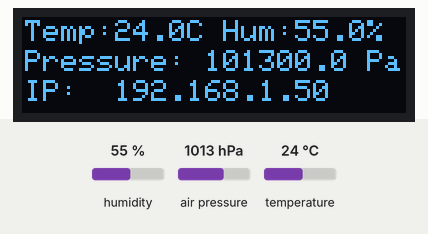
The sketch below on a simulated ESP32. On the bench: 128×32 one-colour display. The inputs (shaded band) are chosen by the test bench; at power-on: humidity 55 %, air pressure 1013 hPa, temperature 24 °C. WiFi joins after 1.5 s; servers stay silent unless stated; what the sketch prints to the serial monitor is not drawn.

Above: at 7.7 s.
7.8 s: humidity set to 22 %
At 13.2 s:
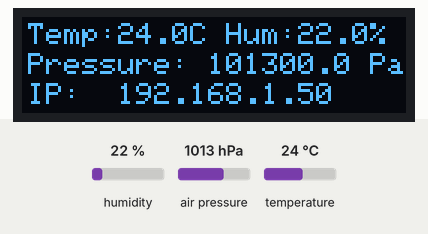
13.6 s: air pressure set to 952 hPa
At 18.2 s:
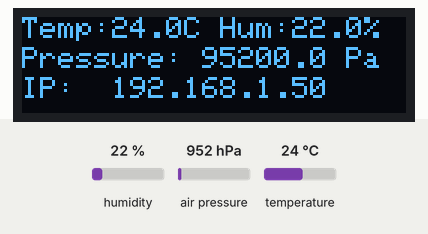
18.6 s: temperature set to 12 °C
At 23.3 s:
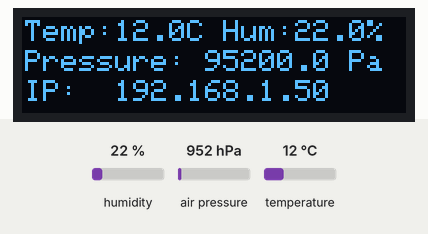
23.6 s: air pressure set to 975 hPa
At 28.3 s:
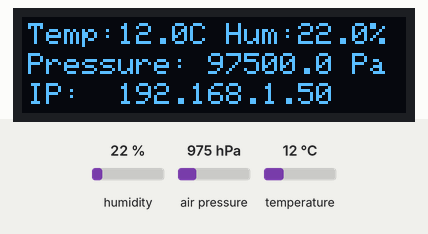
28.6 s: humidity set to 40 %
At 32.5 s:
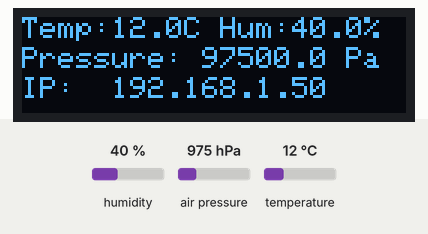
33.6 s: air pressure set to 1000 hPa
At 38.4 s:
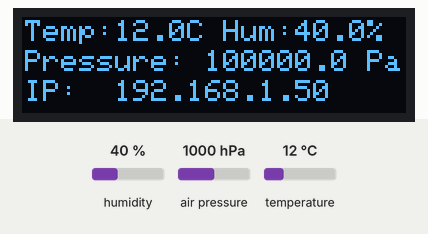
Timing chart, 0 to 39.6 s (numbered marks = the images above; inputs shaded):
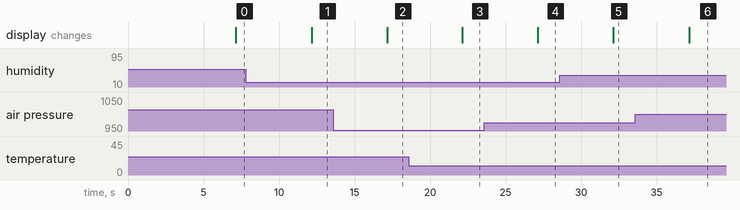

Measured:
- after the input at 7.8 s, the display: changes after 4.4 s (image 1)
- after the input at 13.6 s, the display: changes after 3.6 s (image 2)
- after the input at 18.6 s, the display: changes after 3.5 s (image 3)
- after the input at 23.6 s, the display: changes after 3.5 s (image 4)
- after the input at 28.6 s, the display: changes after 3.5 s (image 5)
- after the input at 33.6 s, the display: changes after 3.6 s (image 6)

The sketch:

sketch_02_register_rest_api_endpoint.ino
```cpp
#include <Wire.h>
#include <WiFi.h>
#include <WebServer.h>
#include <Adafruit_SSD1306.h>
#include <Adafruit_BMP280.h>
#include "DHT.h"
#include <stdio.h>
#include <stdlib.h>
#define MEASURE_BUFFER_SIZE 50


static int milisecondsFromLastMeasurement = 999999;
#define SAMPLING_PERIOD_SEC 60*15
int getSecondsFromLastMeasurement(){return milisecondsFromLastMeasurement/1000; };

const char ssid[] = "xxxxxxxxxxx";
const char password[]= "xxxxxxxxxxxx";
WebServer server(80);

//////////////// TEMP HUMIDITY SENSOR GLOBAL ////
#define DHTPIN 13
#define DHTTYPE DHT11
DHT dht(DHTPIN, DHTTYPE);

//////////////// PRESSURE SENSOR GLOBAL /////////
#undef BMP280_ADDRESS
#define BMP280_ADDRESS 0x76
Adafruit_BMP280 bmp; // I2C

//////////////// DISPLAY GLOBAL ////////////////////
#define SCREEN_WIDTH 128 // OLED display width, in pixels
#define SCREEN_HEIGHT 32 // OLED display height, in pixels
#define SCREEN_NUMBER_OF_LINES 3
#define SCREEN_NUMBER_OF_CHARS 50
#define OLED_RESET     -1 // Reset pin # (or -1 if sharing Arduino reset pin)
#define SCREEN_ADDRESS 0x3C // See datasheet for Address
Adafruit_SSD1306 display(SCREEN_WIDTH, SCREEN_HEIGHT, &Wire, OLED_RESET);

//////////////// DISPLAY ////////////////////
void initLcd(){
  if(!display.begin(SSD1306_SWITCHCAPVCC, SCREEN_ADDRESS)) {
    Serial.println(F("SSD1306 allocation failed"));
    for(;;); // Don't proceed, loop forever
  }
  display.clearDisplay();
  // rotate lcd by 180 degrees
  display.setRotation(2);
  display.dim(true);
  display.display();
}

void drawText(char text[SCREEN_NUMBER_OF_LINES][SCREEN_NUMBER_OF_CHARS]) {
  //adds diagonal movement to screen for longer lifetime of display
  static int lineOffset = 0;
  if(lineOffset++ == 2)
    lineOffset = 0;

  display.clearDisplay();
  display.setTextSize(1); // Draw 2X-scale text
  display.setTextColor(SSD1306_WHITE);
  for(unsigned int i = 0; i < SCREEN_NUMBER_OF_LINES; i++)
  {
    display.setCursor(lineOffset + 0, lineOffset + i * 10);
    display.println(text[i]);
  }
  display.display();      // Show initial text
  delay(100);
}

//////////////// TEMPERATURE HUMIDITY SENSOR ////////////////////
void initSensors(){
  // init dht
  dht.begin();
  // init BMP280
  unsigned status;
  status = bmp.begin(BMP280_ADDRESS);
  bmp.setSampling(Adafruit_BMP280::MODE_NORMAL,     /* Operating Mode. */
                  Adafruit_BMP280::SAMPLING_X2,     /* Temp. oversampling */
                  Adafruit_BMP280::SAMPLING_X16,    /* Pressure oversampling */
                  Adafruit_BMP280::FILTER_X16,      /* Filtering. */
                  Adafruit_BMP280::STANDBY_MS_500); /* Standby time. */
  if (!status) {
    Serial.println(F("Could not find a valid BMP280 sensor, check wiring or "
                     "try a different address!"));
  }
}

float getTemperature(bool retFarenheit=false){
  float t = dht.readTemperature(retFarenheit);
  return t;
}

float getHumidity(){
  float h = dht.readHumidity();
  return h;
}

float getPressure(){
  float p = bmp.readPressure();
  return p;
}

//////////////// WIFI //////////////////////////////////
void initWifi(){
  // Operate in WiFi Station mode
  WiFi.mode(WIFI_STA);
  // Start WiFi with supplied parameters
  WiFi.begin(ssid, password);
    // Print periods on monitor while establishing connection
  while (WiFi.status() != WL_CONNECTED) {
    delay(500);
    Serial.print(".");
    delay(500);
  }
  // Connection established
  Serial.println("");
  Serial.print("Pico W is connected to WiFi network ");
  Serial.println(WiFi.SSID());
  // Print IP Address
  Serial.print("Assigned IP Address: ");
  Serial.println(WiFi.localIP());
}

/////////////// MEASURED VALUES STORAGE ////////
class MeasureBuffer
{
  float values[MEASURE_BUFFER_SIZE];
  int ptr;
public:
  void clear(){
    for(int i = 0; i < MEASURE_BUFFER_SIZE; i++){
      values[i] = 0;
    }
  }

  void  write(float value){
    values[ptr] = value;
    ptr = (ptr + 1) % MEASURE_BUFFER_SIZE;
  }

  int getPrev(int ptr){
    int idx = ptr - 1;
    if (idx < 0)
        idx = MEASURE_BUFFER_SIZE - 1;
    return idx;
  }

  void  bufferToJson(char* outBuffer){
    int stringWritePtr=1;
    outBuffer[0]='[';
    int idx = getPrev(ptr);
    for(int i = 0; i < MEASURE_BUFFER_SIZE; i++){
      stringWritePtr += sprintf(outBuffer + stringWritePtr, "%.1f, ", values[idx]);
      idx = getPrev(idx);
    }
    outBuffer[stringWritePtr - 2] = ']';
    outBuffer[stringWritePtr - 1] = '\0';
  }

  void printVals(){
    int idx = getPrev(ptr);
    for(int i = 0; i < MEASURE_BUFFER_SIZE; i++){
      Serial.print(values[idx]);
      Serial.print(" ");
      idx = getPrev(ptr);
    }
    Serial.println(" ");
  }
};

MeasureBuffer valuesTemperature;
MeasureBuffer valuesHumidity;
MeasureBuffer valuesPressure;

// returns json object as http response with additional data
void jsonArrayOfValuesToJsonResponseHelper(char valuesJson[MEASURE_BUFFER_SIZE * 50]){
  char returnBuffer[MEASURE_BUFFER_SIZE * 100];
  sprintf(
    returnBuffer,
    "{\"samplingPeriodSec\":%d, \"lastSampleSec\": %d, \"values\": %s}",
    SAMPLING_PERIOD_SEC,
    getSecondsFromLastMeasurement(),
    valuesJson
  );

  server.send(200, "text/html", returnBuffer);
}


//////////////// SERVER ////////////////////////////////
void initServer(){
  server.begin();
  server.on("/", handleMain);
  //TODO register /temperature
  //TODO register /temperaturearray
  server.onNotFound(handleNotFound);


  server.begin();
  server.enableCORS(true);
  Serial.println("HTTP server started");
}

void handleMain(){
  char html[] = "TEST MAIN";
  server.send(200, "text/html", html);
}

// TODO return http response by server.send(200, "text/html", retBuff); with temperature value
void handleTemperature(){
}

// TODO return array of meesured values as json from valuesTemperature
//      use jsonArrayOfValuesToJsonResponseHelper
void handleTemperatureArray(){
}

void handleNotFound(){
  server.send(404, "text/plain", "Not found");
}

void printToLcd(){
  char lcdData [SCREEN_NUMBER_OF_LINES][SCREEN_NUMBER_OF_CHARS]{0};
  unsigned int ipBuffLen = WiFi.localIP().toString().length()+1;
  char ip[ipBuffLen]={0};
  WiFi.localIP().toString().toCharArray(ip, ipBuffLen);
  sprintf(lcdData[0],"Temp:%.1fC Hum:%.1f%s", getTemperature(), getHumidity(), "%");
  sprintf(lcdData[1],"Pressure: %.1f Pa", getPressure());
  sprintf(lcdData[2],"IP:  %s",ip);

  drawText(lcdData);
}

//////////////// SETUP /////////////////////////////////////////////////////
void setup() {
  Serial.begin(9600);
  initLcd();
  initSensors();
  initWifi();
  initServer();
  valuesTemperature.clear();
  valuesPressure.clear();
  valuesHumidity.clear();
}
//////////////// EXECUTION LOOP ///////////////////////////////////////////
void loop() {
  server.handleClient();

  // Call functions after SAMPLING_PERIOD_SEC
  if (millis() - milisecondsFromLastMeasurement >= /*SAMPLING_PERIOD_SEC **/ 1000) {
    milisecondsFromLastMeasurement = millis();
    valuesTemperature.write(getTemperature());
    valuesHumidity.write(getHumidity());
    valuesPressure.write(getPressure());
  }

  // Call functions after 5 seconds
  static int displayRefreshTimer = millis();
  if (millis() - displayRefreshTimer >= 5000) {
    displayRefreshTimer = millis();
    printToLcd();
  }
}
```
